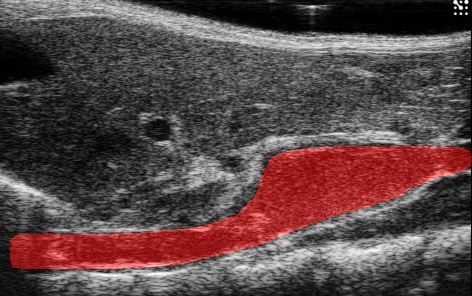
#> input picture videos/output_601_S1/054.jpg, 472 x 296 px, given in place of 054.tiff, which was not available
$ python distanceFinder2.py
#> lines starting #> are read from the running program, lines starting #| are printed output that depends on the picture; after the words box and inside, x2 and y2 are one past the last pixel; in counts of white or black regions, pixels touching at a corner belong together; pictures that were not available may be replaced by others from this repository, and a replacement may not be noted
import cv2
if __name__=='__main__':
    # Load the mask image
    image = cv2.imread('C:/Users/pable/Documents/GitHub/bitsXlaMarato/videos/output_601_S1/mascara/054.tiff', cv2.IMREAD_GRAYSCALE)
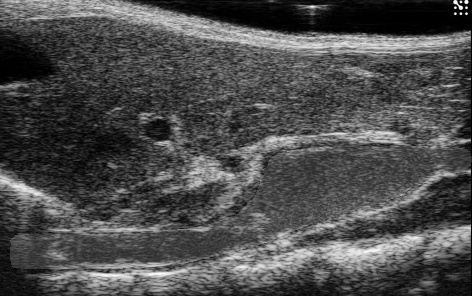
#> image: shape (296, 472); min 0, max 255, mean 76.7

    # Convert the image to grayscale
    #gray = cv2.cvtColor(mask, cv2.COLOR_BGR2GRAY)

    # Threshold the image to create a binary image
    #threshold, binary = cv2.threshold(gray, 127, 255, cv2.THRESH_BINARY)

    #(threshold, binary) = cv2.threshold(gray, 128, 255, cv2.THRESH_BINARY | cv2.THRESH_OTSU)

    # Get the dimensions of the image
    height, width = image.shape
#> height = 296; width = 472

    most_pixels = 0
    column = 0

    # Iterate through the columns of the image
    for i in range(width):
        # Count the number of white pixels in the current column
        white_pixels = cv2.countNonZero(image[:, i])

        if white_pixels > most_pixels:
            most_pixels = white_pixels
            column = i
#> this loop made 472 passes
#> (white_pixels, most_pixels) on passes 1, 2, 3, 7, 10, 11, 12, 13, 40, 43, 53: (279, 279), (280, 280), (285, 285), (286, 286), (288, 288), (290, 290), (292, 292), (293, 293), (294, 294), (295, 295), (296, 296)
#> white_pixels on passes 4, 5, 6, 8, 9, 14: 285, 284, 283, 282, 286, 292
#> after the loop, column = 52; most_pixels = 296

        # Print the result
        # print(f'Column {i}: {white_pixels} white pixels')


    print(most_pixels*0.03378378378378378378378378378378)
#| 10.0

    cv2.line(image, (column, 0), (column, height), (255, 0, 0), 2)
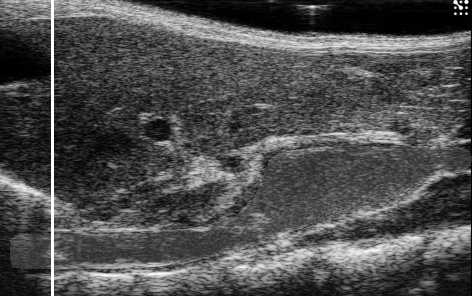
#> image: shape (296, 472); 0.64% of pixels changed, all inside (x1, y1, x2, y2) = (51, 0, 54, 296)

    # Show the image with the line drawn on it
    cv2.imshow('Image with Line', image)
    cv2.waitKey(0)
    cv2.destroyAllWindows()

$ run again, with videos/output_601_S1/007.jpg copied over videos/output_601_S1/054.jpg
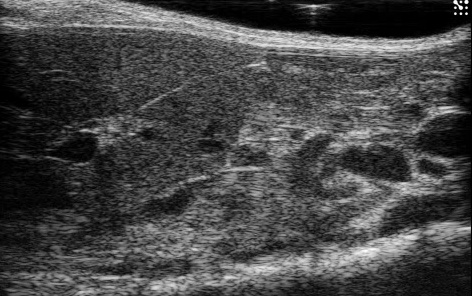
#> input picture videos/output_601_S1/007.jpg, 472 x 296 px, given in place of 054.tiff, which was not available
#> image is the input picture: shape (296, 472); min 0, max 255, mean 70
#> the loop `for i in range(width):` made 472 passes
#> (white_pixels, most_pixels) on passes 1, 2, 4, 5, 6, 10, 15, 20: (259, 259), (270, 270), (271, 271), (273, 273), (276, 276), (287, 287), (289, 289), (290, 290)
#> after the loop `for i in range(width):`: column = 38; most_pixels = 296
#| 10.0
#> `cv2.line(image, (column, 0), (column, height), (255, 0, 0), 2)`:
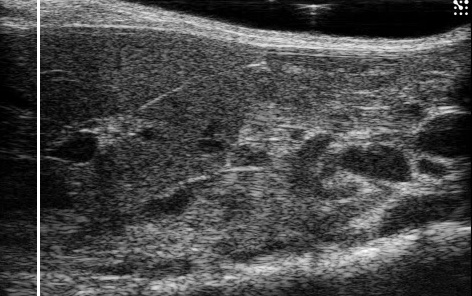
#> image: shape (296, 472); 0.64% of pixels changed, all inside (x1, y1, x2, y2) = (37, 0, 40, 296)

$ run again, with videos/output_601_S1/026.jpg copied over videos/output_601_S1/054.jpg
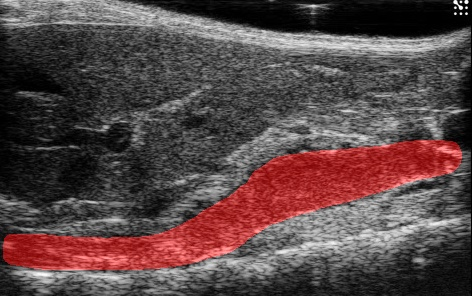
#> input picture videos/output_601_S1/026.jpg, 472 x 296 px, given in place of 054.tiff, which was not available
#> `image = cv2.imread('C:/Users/pable/Documents/GitHub/bitsXlaMarato/vide..`:
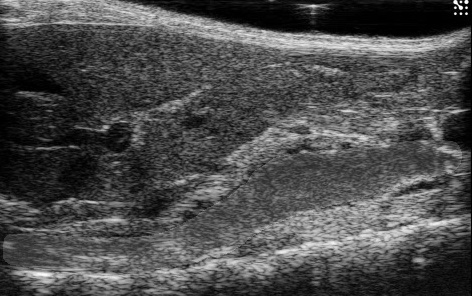
#> image: shape (296, 472); min 0, max 255, mean 76.1
#> the loop `for i in range(width):` made 472 passes
#> (white_pixels, most_pixels) on passes 1, 2, 7, 8, 12, 40: (276, 276), (285, 285), (289, 289), (293, 293), (294, 294), (296, 296)
#> after the loop `for i in range(width):`: column = 39; most_pixels = 296
#| 10.0
#> `cv2.line(image, (column, 0), (column, height), (255, 0, 0), 2)`:
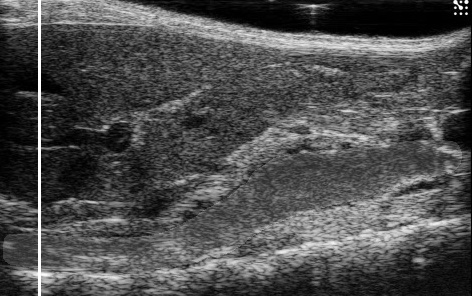
#> image: shape (296, 472); 0.64% of pixels changed, all inside (x1, y1, x2, y2) = (38, 0, 41, 296)
